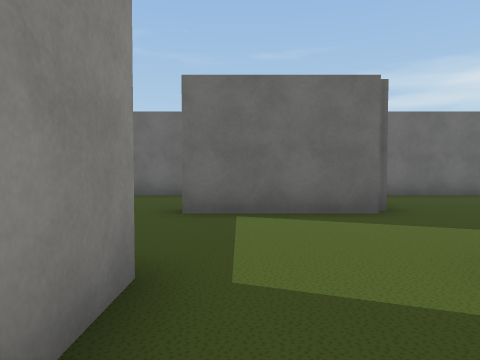
[1] (above)

23 first-person views from a walk through a scene from a Unity 3-D project. The camera is 1.4 m above the floor, tilts 2° down and sees 70° across. The floor is counted in squares, 2 m on a side. Each view is taken from the middle of a square. On the plan, view 1 faces up. The plan holds only what a view shows up to about 11 squares ahead; the rest is blank. The place goes on beyond the plan. The player character is not drawn. Some surface patterns are stand-ins.

[2]
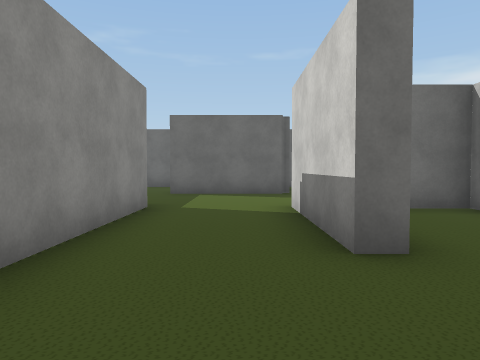

[3]
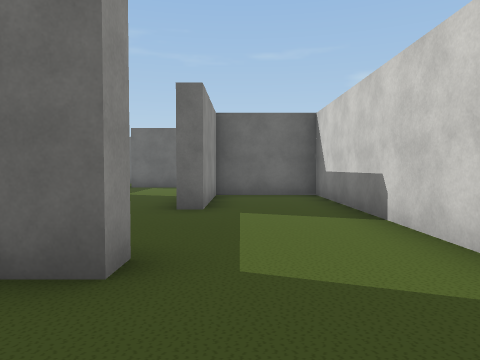

[4]
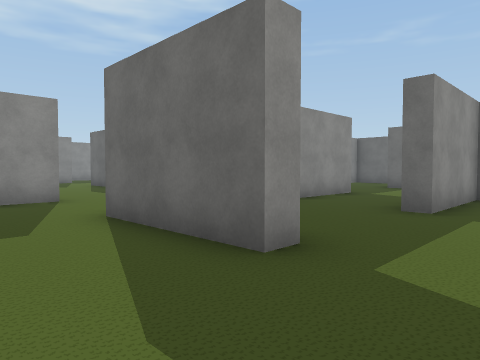

[5]
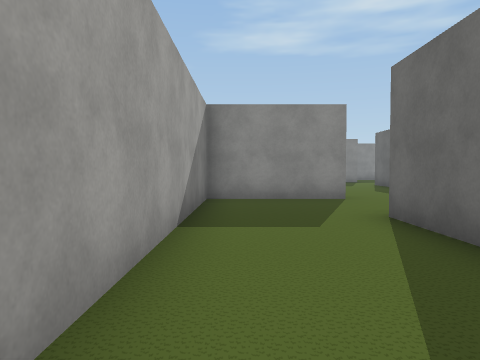

[6]
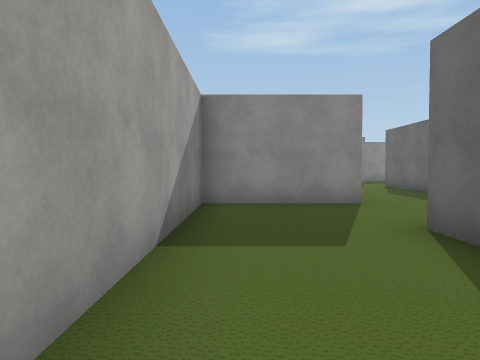

[7]
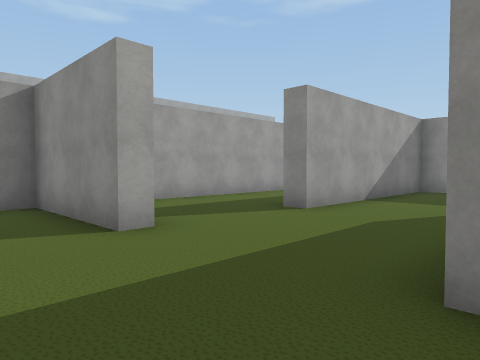

[8]
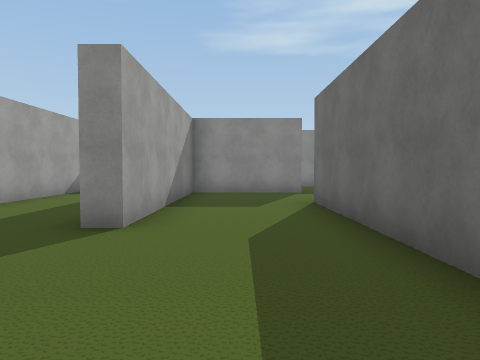

[9]
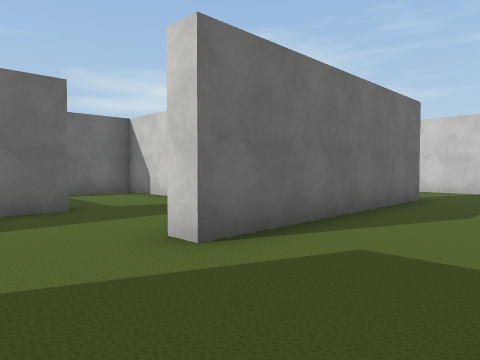

[10]
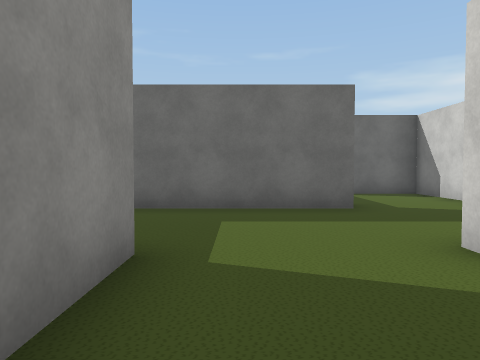

[11]
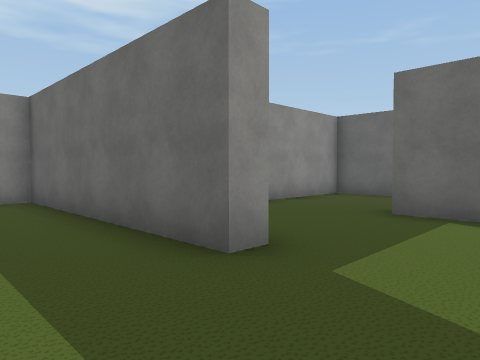

[12]
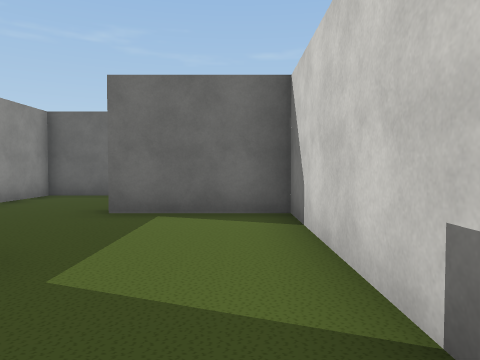

[13]
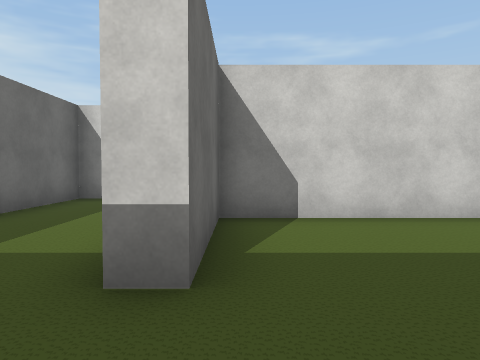

[14]
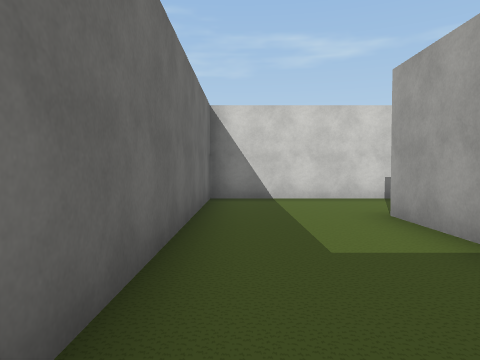

[15]
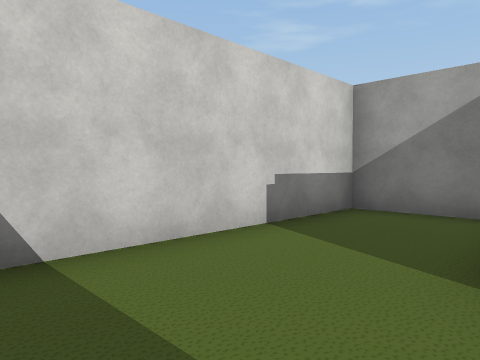

[16]
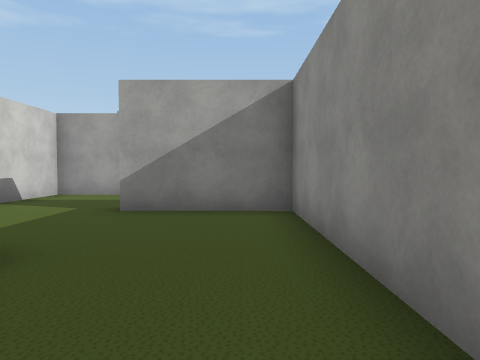

[17]
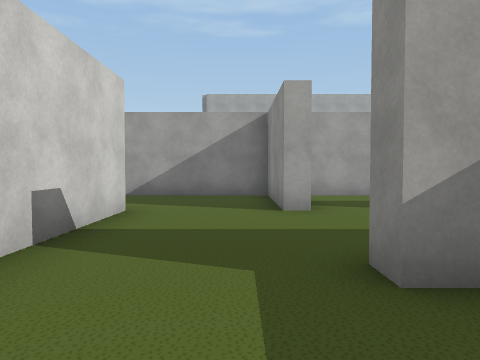

[18]
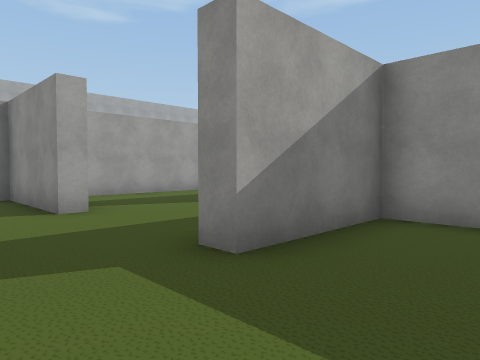

[19]
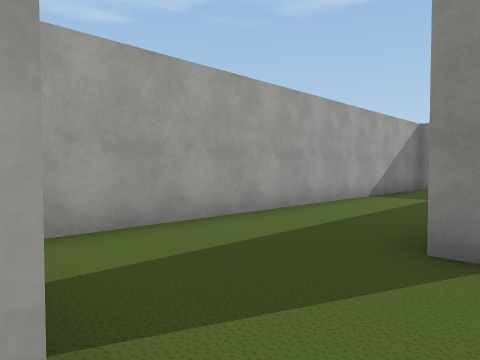

[20]
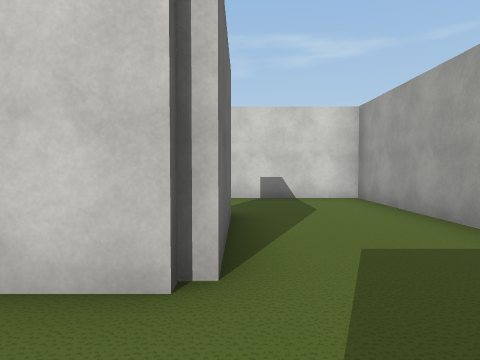

[21]
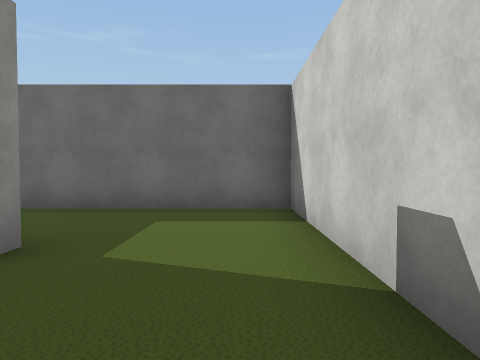

[22]
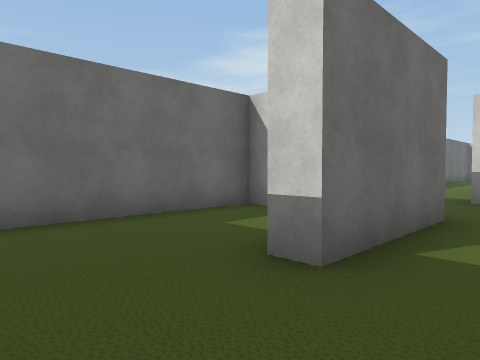

[23]
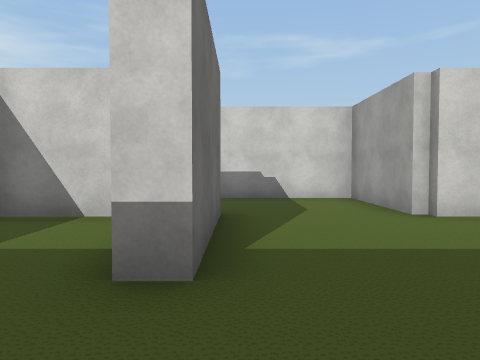

### Floor plan
Ten units are one square. View 1 is at (0, 0); x grows to the right and y downward. Boxes are objects, and circles mark ways between rooms. Rooms are numbered by the first view taken in them; rooms with no view inside come last. Other rooms are left out.
<svg viewBox="-150 -92 205 175">
<path fill="none" stroke="#000" d="M-7 -22 -7 18M22 -53 -9 -53 -9 -59M19 -68 19 -87 -28 -87M50 46 50 -19 24 -19 24 12 19 12 19 -24 50 -24 50 -56M22 42 22 49 -11 49M-37 56 -37 78 50 78 50 46M-89 10 -69 10M-72 10 -72 -53 -100 -53M-129 11 -129 44 -70 44M-39 10 -39 15 -100 15 -100 9M-42 46 -37 46 -37 56M-129 -55 -129 -24 -100 -24 -100 -19 -145 -19M-11 49 -11 5M-89 -58 -69 -58M-100 -53 -100 -59M-61 -24 -42 -24 -42 -87 -129 -87 -129 -55M-68 -2 -68 10M-11 5 -11 -19 -59 -19M-69 10 -39 10M-70 44 -70 49M-145 78 -48 78"/>
<circle cx="35" cy="50" r="3" fill="#2a7"/>
<circle cx="-25" cy="50" r="3" fill="#2a7"/>
<circle cx="-115" cy="-50" r="3" fill="#2a7"/>
<circle cx="-25" cy="10" r="3" fill="#2a7"/>
<circle cx="-55" cy="50" r="3" fill="#2a7"/>
<text x="10" y="-20">1</text>
<text x="10" y="60">2</text>
<text x="-90" y="0">3</text>
<text x="-80" y="-60">4</text>
<text x="-40" y="-10">5</text>
<text x="-90" y="60">6</text>
</svg>
Room 1 opens to room 2. Room 2 opens to room 3. Room 3 opens to room 4. Room 3 opens to room 5. Room 3 opens to room 6.

Where each view was taken, in squares from view 1:
view 1: 0 up, 0 right, facing up
view 2: 4 down, 1 right, facing up
view 3: 7 down, 3 right, facing up
view 4: 7 down, 4 right, facing up-left
view 5: 7 down, 4 right, facing left
view 6: 7 down, 3 right, facing left
view 7: 1 down, 2 left, facing down-left
view 8: 3 down, 3 left, facing left
view 9: 4 down, 12 left, facing up-right
view 10: 4 down, 12 left, facing up
view 11: 0 up, 8 left, facing up-left
view 12: 0 up, 8 left, facing up
view 13: 5 up, 12 left, facing right
view 14: 8 up, 12 left, facing right
view 15: 8 up, 7 left, facing down-right
view 16: 8 up, 12 left, facing down
view 17: 1 up, 3 left, facing down
view 18: 1 up, 2 left, facing down-left
view 19: 4 down, 4 left, facing down-left
view 20: 5 down, 3 left, facing right
view 21: 4 down, 2 left, facing up
view 22: 4 up, 3 left, facing up-right
view 23: 5 up, 3 left, facing right
